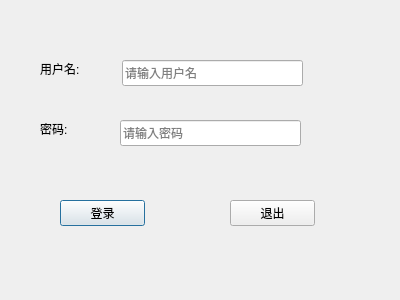
<?xml version="1.0" encoding="UTF-8"?>
<ui version="4.0">
 <class>LoginDialog</class>
 <widget class="QDialog" name="LoginDialog">
  <property name="geometry">
   <rect>
    <x>0</x>
    <y>0</y>
    <width>400</width>
    <height>300</height>
   </rect>
  </property>
  <property name="windowTitle">
   <string>Dialog</string>
  </property>
  <widget class="QPushButton" name="loginBtn">
   <property name="geometry">
    <rect>
     <x>60</x>
     <y>200</y>
     <width>85</width>
     <height>26</height>
    </rect>
   </property>
   <property name="text">
    <string>登录</string>
   </property>
  </widget>
  <widget class="QPushButton" name="exitBtn">
   <property name="geometry">
    <rect>
     <x>230</x>
     <y>200</y>
     <width>85</width>
     <height>26</height>
    </rect>
   </property>
   <property name="text">
    <string>退出</string>
   </property>
  </widget>
  <widget class="QLabel" name="label">
   <property name="geometry">
    <rect>
     <x>40</x>
     <y>60</y>
     <width>63</width>
     <height>18</height>
    </rect>
   </property>
   <property name="text">
    <string>用户名:</string>
   </property>
  </widget>
  <widget class="QLabel" name="label_2">
   <property name="geometry">
    <rect>
     <x>40</x>
     <y>120</y>
     <width>63</width>
     <height>18</height>
    </rect>
   </property>
   <property name="text">
    <string>密码:</string>
   </property>
  </widget>
  <widget class="QLineEdit" name="usrLineEdit">
   <property name="geometry">
    <rect>
     <x>122</x>
     <y>60</y>
     <width>181</width>
     <height>26</height>
    </rect>
   </property>
   <property name="placeholderText">
    <string>请输入用户名</string>
   </property>
  </widget>
  <widget class="QLineEdit" name="pwdLineEdit">
   <property name="geometry">
    <rect>
     <x>120</x>
     <y>120</y>
     <width>181</width>
     <height>26</height>
    </rect>
   </property>
   <property name="echoMode">
    <enum>QLineEdit::Password</enum>
   </property>
   <property name="placeholderText">
    <string>请输入密码</string>
   </property>
  </widget>
 </widget>
 <resources/>
 <connections>
  <connection>
   <sender>exitBtn</sender>
   <signal>clicked()</signal>
   <receiver>LoginDialog</receiver>
   <slot>close()</slot>
   <hints>
    <hint type="sourcelabel">
     <x>272</x>
     <y>212</y>
    </hint>
    <hint type="destinationlabel">
     <x>199</x>
     <y>149</y>
    </hint>
   </hints>
  </connection>
 </connections>
</ui>
